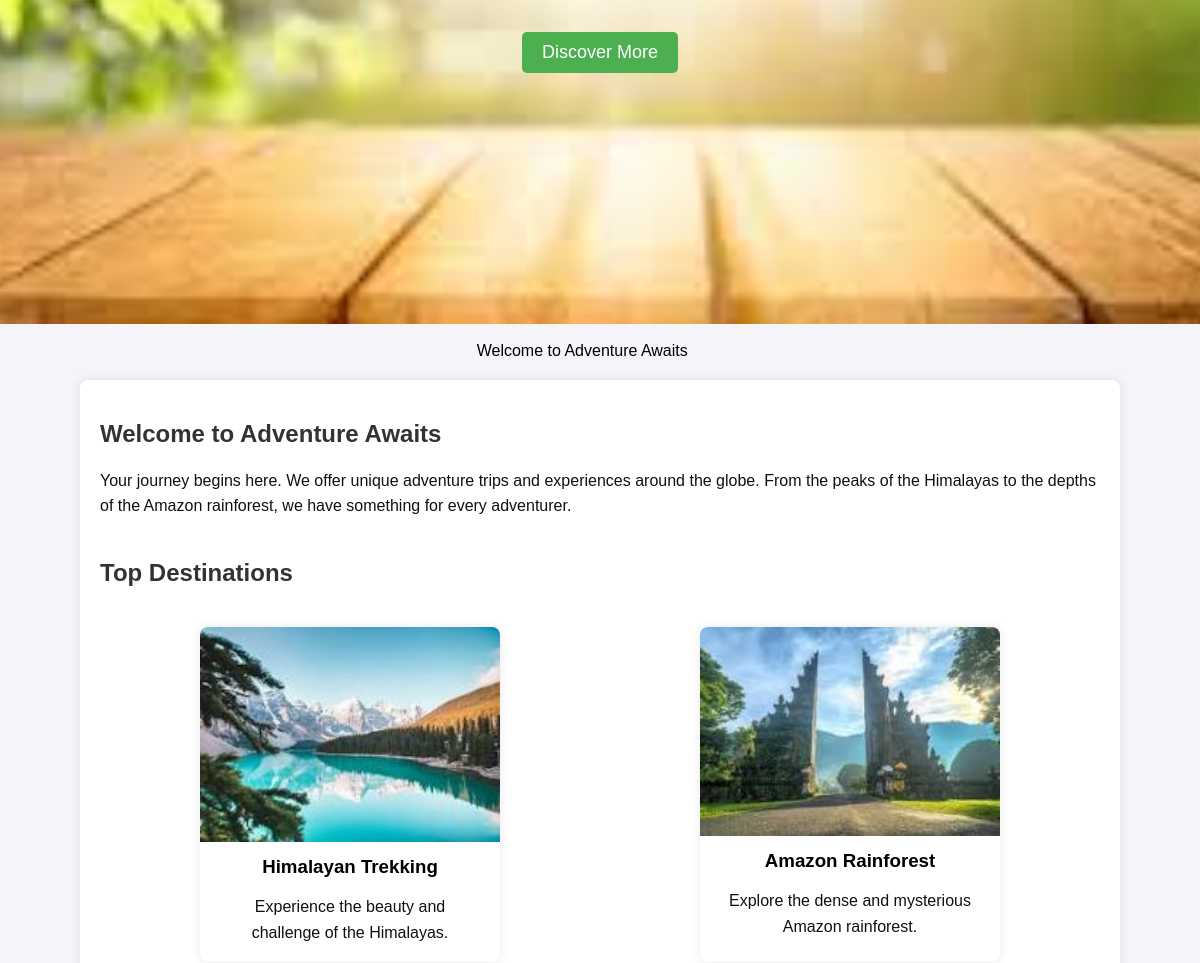
Before: / (middle part) with the older database file.
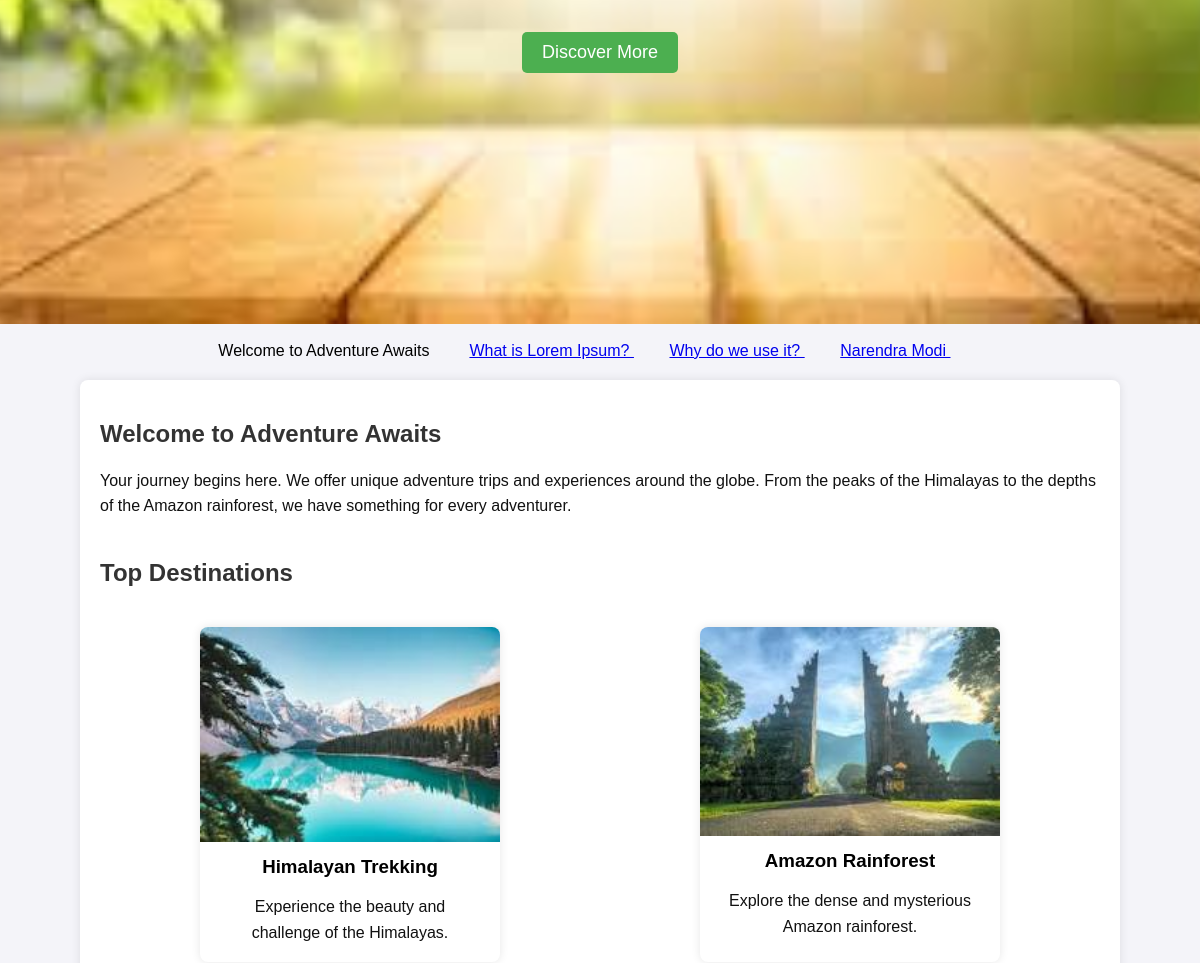
After: the same page with the newer database file.
### news/models.py (models this page shows)
class News(models.Model):
    news_title=models.CharField(max_length=100)
    news_desc=HTMLField()
    news_image=models.FileField(upload_to="news/",max_length=250,null=True,default=None)
    news_slug=AutoSlugField(populate_from='news_title',unique=True,null=True,default=None)

### demo/views.py (the view)
# urls.py: path('',views.homePage,name='home'),
def homePage(request):
    subject='Testing Mail'
    form_email='shukladeepti293@gmail.com'
    msg='<p>Welcome to <b>Adventure Awaits</b></b>'
    to='deeptishukla515@gmail.com'
    msg=EmailMultiAlternatives(subject,msg,form_email,[to])
    msg.content_subtype='html'
    msg.send()
    newsData=News.objects.all();
    servicesData=Service.objects.all().order_by('-service_title')[:4]
    data={
        'newsData':newsData,
        'servicesData':servicesData
    }
    return render(request,"index.html",data)

### templates/index.html (shortened to what this page needs)
{% extends 'base.html' %}
{% block content %}
<marquee onmouseover="stop()" onmouseout="start()">
    Welcome to Adventure Awaits  &nbsp; &nbsp; &nbsp; &nbsp;
    {% for news in newsData %}
    <a href="/newsdetails/{{news.news_slug}}">  {{news.news_title}} </a> &nbsp; &nbsp; &nbsp; &nbsp;
    {% endfor %}
</marquee>
<main>
        <section id="home" class="section">
            <h2>Welcome to Adventure Awaits</h2>
            <p>Your journey begins here. We offer unique adventure trips and experiences around the globe. From the peaks of the Himalayas to the depths of the Amazon rainforest, we have something for every adventurer.</p>
        </section>
        <section id="destinations" class="section">
            <h2>Top Destinations</h2>
            <div class="cards">
                <div class="card">
                    <img src="/static/images/destination1.jpg" alt="Destination 1">
                    <h3>Himalayan Trekking</h3>
                    <p>Experience the beauty and challenge of the Himalayas.</p>
                </div>
                <div class="card">
                    <img src="/static/images/destination2.jpg" alt="Destination 2">
                    <h3>Amazon Rainforest</h3>
                    <p>Explore the dense and mysterious Amazon rainforest.</p>
                </div>
            </div>
        </section>
    </main>
{% endblock %}

Changed rows visible on the page:
added News: news_title "What is Lorem Ipsum?"
added News: news_title "Why do we use it?"
added News: news_title "Narendra Modi"
